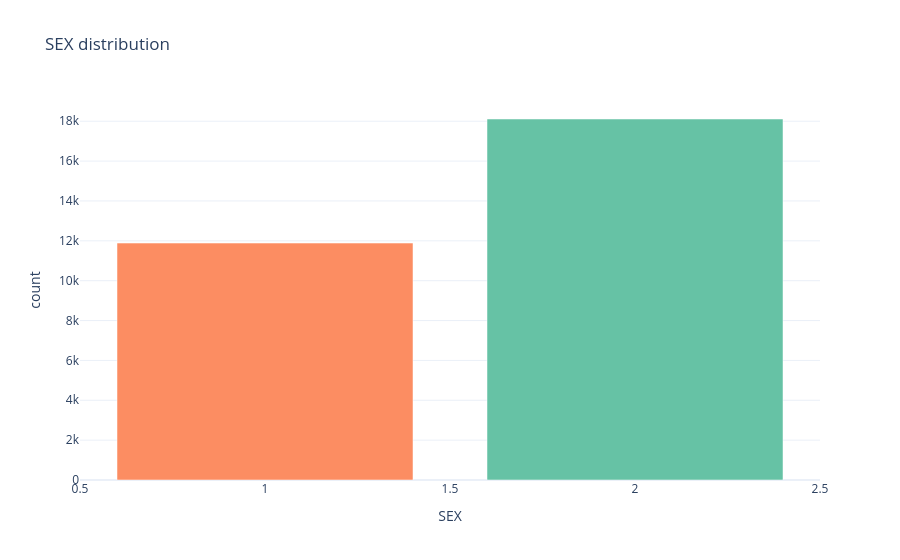
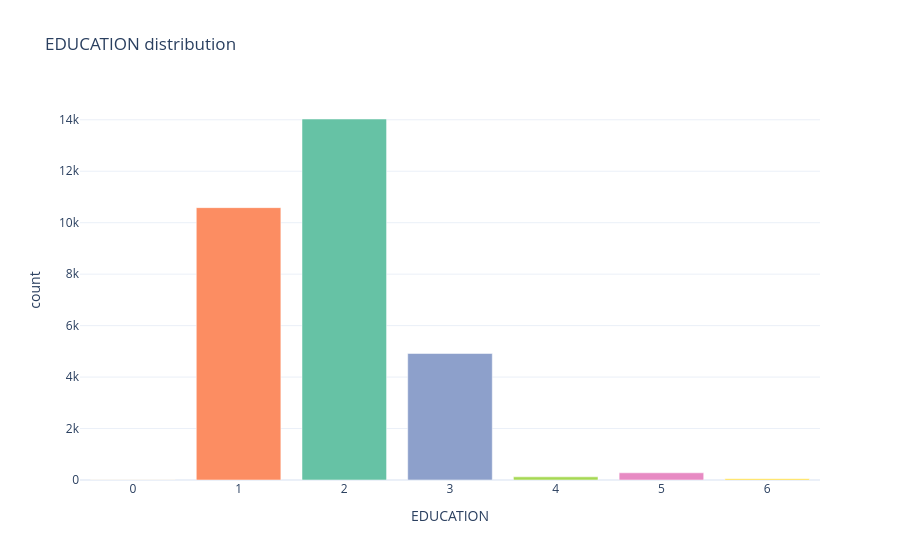
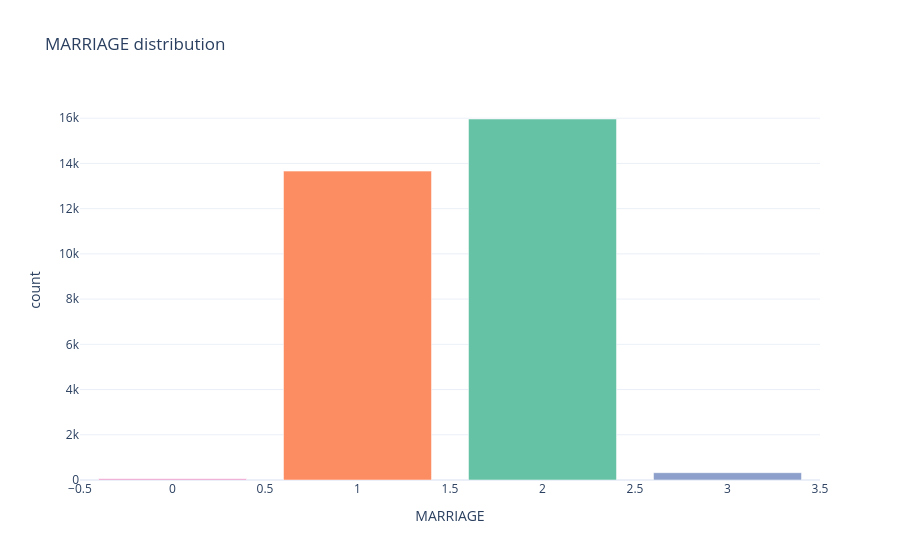

The notebook cell these images were saved under, in order:
### Code cell
# checking categorical variable distributions
# =============================================================================
# CATEGORICAL VARIABLES — DISTRIBUTIONS
# =============================================================================
section("Categorical variables distributions")

cat_cols = ["SEX", "EDUCATION", "MARRIAGE"]
for c in ["SEX", "EDUCATION", "MARRIAGE"]:
    print("\n" + "-" * 80)
    print(f"{c} value_counts:")
    print(df[c].value_counts(dropna=False).to_string())

    vc = df[c].value_counts(dropna=False).reset_index()
    vc.columns = [c, "count"]

    fig = px.bar(
        vc,
        x=c, y="count",
        title=f"{c} distribution",
        labels={c: c, "count": "count"}
    )
    fig.update_traces(marker_color=px.colors.qualitative.Set2)
    pio.templates.default = "plotly_white"
    fig.show()

### Figure 1 — Plotly figure (JSON) as saved in the notebook; plotly's stock layout.template omitted (floating-point values rounded to 4 significant figures)
{"data": [{"hovertemplate": "SEX=%{x}<br>count=%{y}<extra></extra>", "legendgroup": "", "marker": {"color": ["rgb(102,194,165)", "rgb(252,141,98)", "rgb(141,160,203)", "rgb(231,138,195)", "rgb(166,216,84)", "rgb(255,217,47)", "rgb(229,196,148)", "rgb(179,179,179)"], "pattern": {"shape": ""}}, "name": "", "orientation": "v", "showlegend": false, "textposition": "auto", "type": "bar", "x": [2, 1], "xaxis": "x", "y": [18112, 11888], "yaxis": "y"}], "layout": {"barmode": "relative", "legend": {"tracegroupgap": 0}, "title": {"text": "SEX distribution"}, "xaxis": {"anchor": "y", "domain": [0, 1], "title": {"text": "SEX"}}, "yaxis": {"anchor": "x", "domain": [0, 1], "title": {"text": "count"}}}}

### Figure 2 — Plotly figure (JSON) as saved in the notebook; plotly's stock layout.template omitted (floating-point values rounded to 4 significant figures)
{"data": [{"hovertemplate": "EDUCATION=%{x}<br>count=%{y}<extra></extra>", "legendgroup": "", "marker": {"color": ["rgb(102,194,165)", "rgb(252,141,98)", "rgb(141,160,203)", "rgb(231,138,195)", "rgb(166,216,84)", "rgb(255,217,47)", "rgb(229,196,148)", "rgb(179,179,179)"], "pattern": {"shape": ""}}, "name": "", "orientation": "v", "showlegend": false, "textposition": "auto", "type": "bar", "x": [2, 1, 3, 5, 4, 6, 0], "xaxis": "x", "y": [14030, 10585, 4917, 280, 123, 51, 14], "yaxis": "y"}], "layout": {"barmode": "relative", "legend": {"tracegroupgap": 0}, "title": {"text": "EDUCATION distribution"}, "xaxis": {"anchor": "y", "domain": [0, 1], "title": {"text": "EDUCATION"}}, "yaxis": {"anchor": "x", "domain": [0, 1], "title": {"text": "count"}}}}

### Figure 3 — Plotly figure (JSON) as saved in the notebook; plotly's stock layout.template omitted (floating-point values rounded to 4 significant figures)
{"data": [{"hovertemplate": "MARRIAGE=%{x}<br>count=%{y}<extra></extra>", "legendgroup": "", "marker": {"color": ["rgb(102,194,165)", "rgb(252,141,98)", "rgb(141,160,203)", "rgb(231,138,195)", "rgb(166,216,84)", "rgb(255,217,47)", "rgb(229,196,148)", "rgb(179,179,179)"], "pattern": {"shape": ""}}, "name": "", "orientation": "v", "showlegend": false, "textposition": "auto", "type": "bar", "x": [2, 1, 3, 0], "xaxis": "x", "y": [15964, 13659, 323, 54], "yaxis": "y"}], "layout": {"barmode": "relative", "legend": {"tracegroupgap": 0}, "title": {"text": "MARRIAGE distribution"}, "xaxis": {"anchor": "y", "domain": [0, 1], "title": {"text": "MARRIAGE"}}, "yaxis": {"anchor": "x", "domain": [0, 1], "title": {"text": "count"}}}}
